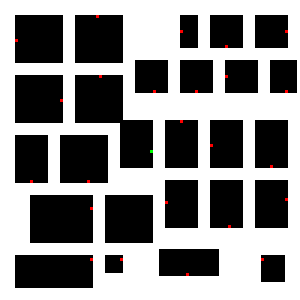
#> input picture Image/Test_matrix.png, 100 x 100 px, found by its file name (shown 3 times larger)
$ python lee_algorithm.py
#> lines starting #> are read from the running program, lines starting #| are printed output that depends on the picture
import numpy as np
from PIL import Image
#Convert image into matrix
img = Image.open("Test_matrix.png").convert("RGB")
l, w = img.size
#> l = 100; w = 100
color_map = {
    (0, 0, 0): 'w',         # black
    (255, 0, 0): 't',       # red
    (0, 255, 0): 's',       # green
    (255, 255, 255): ' '    # white
}
a_t = []
for y in range(w):
    row = []
    for x in range(l):
        pixel = img.getpixel((x, y))
        char = color_map.get(pixel, '?')  # Use '?' for unknown color
        row.append(char)
    a_t.append(row)
#> after the loop, a_t = 100 items

a_t = np.array(a_t, dtype='U10')
a=a_t.copy()
i='0'
target=0
dir=[[1,0],[-1,0],[0,1],[0,-1]]
for r in range(l):
    for c in range(w):
        if(a[r][c]=='t'):
            target+=1
#> after the loop, target = 24

#Search for target
for x in range(target):
    for r in range(l):
        for c in range(w):
            if(a[r][c]=='s' or a[r][c]=='p'):
                a[r][c]='0'
                i='0'
    found = False
    while not found:
        for r in range(l):
            for c in range(w):
                if(a[r][c] == i):
                    for dr, dc in [(-1,0), (1,0), (0,-1), (0,1)]:
                        nr, nc = r + dr, c + dc
                        if (0 <= nr < l and 0 <= nc < w):
                            if (a[nr][nc] == ' '):
                                a[nr][nc] = str(int(i) + 1)
                            if (a[nr][nc] == 't'):
                                a[nr][nc] = 'p'
                                found = True
                                break
                if found:
                    break
        if found:
            break
        i = str(int(i) + 1)

#make path from target to source
    found=False
    for x in range(int(i)+1):
        for r in range(l):
            for c in range(w):
                if(a[r][c]=='p'):
                    for dr, dc in [(-1,0), (1,0), (0,-1), (0,1)]:
                        nr, nc = r + dr, c + dc
                        if (0 <= nr < l and 0 <= nc < w):
                            if (a[nr][nc] == i):
                                a[nr][nc] = 'p'
                                i=str(int(i)-1)
                            if (a[nr][nc] == '0'):
                                a[nr][nc] = 'p'
                                found = True
                                break
            if found:
                break
        if found:
            break
    for r in range(l):
        for c in range(w):
            if(a[r][c]=='0'):
                a[r][c]='p'
            if(a[r][c]!='p' and a[r][c]!='w' and a[r][c]!='t'):
                a[r][c]=' '


for r in range(l):
    for c in range(w):
        if(a_t[r][c]=='s' or a_t[r][c]=='t'):
            a[r][c]=a_t[r][c]

#Convert Output matrix into Image
color_map_invert = {
    'w': (0, 0, 0),        # black
    ' ': (255, 255, 255),  # white
    's': (0, 255, 0),      # green
    't': (255, 0, 0)       # red
}

cell_size = 5
rows = len(a)
#> rows = 100
cols = len(a[0])
#> cols = 100

# Create a new image
img = Image.new("RGB", (cols * cell_size, rows * cell_size), "white")
#> img: PIL image 500x500 RGB; every value is 255
pixels = img.load()

# Fill in each block
for y in range(rows):
    for x in range(cols):
        color = color_map_invert.get(a[y][x], (127, 127, 127))  # gray fallback
        for i in range(cell_size):
            for j in range(cell_size):
                pixels[x * cell_size + i, y * cell_size + j] = color

# Save as JPG

img.save("Output_Matrix.jpg", "JPEG")
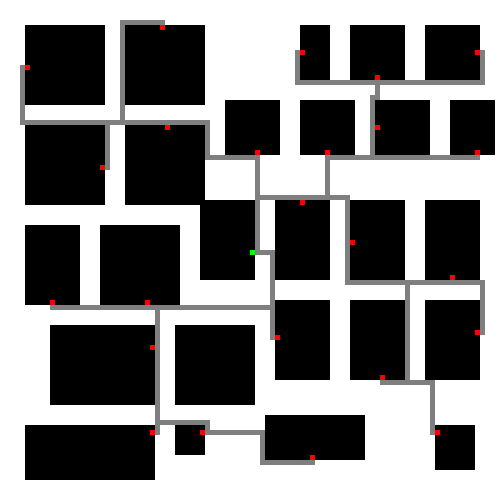
#> saved as Output_Matrix.jpg: PIL image 500x500 RGB; mean R, G, B 131.8, 131.2, 131.2
